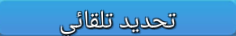
#> input picture templates/_arena_auto/arena_auto_1.png, 236 x 36 px, found by its file name
$ python bot.py
#> lines starting #> are read from the running program, lines starting #| are printed output that depends on the picture
#> (the call stopped at in _adb, `r = subprocess.run(cmd, capture_output=True, timeout=timeout)`: subprocess is not available in this run)
### lords-bot/vision.py
import os

import cv2
import numpy as np

import config


def to_gray(img):
    return cv2.cvtColor(img, cv2.COLOR_BGR2GRAY)


# [7 lines left out: function frame_diff, not called in this run]


def load_templates(root=None):
    """يعيد (buildings, ui): كل منهما dict اسم -> قائمة صور رمادية."""
    root = root or config.TEMPLATES_DIR
    buildings, ui = {}, {}
    if not os.path.isdir(root):
        return buildings, ui
    for name in sorted(os.listdir(root)):
        folder = os.path.join(root, name)
        if not os.path.isdir(folder):
            continue
        imgs = []
        for f in sorted(os.listdir(folder)):
            if f.lower().endswith((".png", ".jpg", ".jpeg")):
                im = cv2.imread(os.path.join(folder, f), cv2.IMREAD_GRAYSCALE)
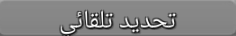
#> im: shape (36, 236); min 12, max 255, mean 130.2
                if im is not None:
                    imgs.append(im)
        if imgs:
            (ui if name.startswith("_") else buildings)[name] = imgs
    return buildings, ui


# [85 lines left out: functions _iou, _ignored, match_one, detect_buildings, find_ui, annotate, not called in this run]

### lords-bot/device.py
import re
import subprocess
import time

import cv2
import numpy as np

import config

# ثوابت evdev (أرقام عشرية لأن sendevent يقبلها)
EV_SYN, EV_KEY, EV_ABS = 0, 1, 3
BTN_TOUCH = 330
ABS_MT_SLOT = 47
ABS_MT_TOUCH_MAJOR = 48
ABS_MT_POSITION_X = 53
ABS_MT_POSITION_Y = 54
ABS_MT_TRACKING_ID = 57
ABS_MT_PRESSURE = 58


class Device:
    def __init__(self, serial=None):
        self.serial = serial or config.SERIAL
        self._u2 = None
        self._touch = None

    # ---------- ADB ----------
    def _adb(self, *args, binary=False, timeout=30):
        cmd = ["adb"] + (["-s", self.serial] if self.serial else []) + list(args)
        r = subprocess.run(cmd, capture_output=True, timeout=timeout)
        if r.returncode != 0:
            raise RuntimeError(f"adb failed: {' '.join(cmd[:6])}...\n{r.stderr.decode(errors='ignore')}")
        return r.stdout if binary else r.stdout.decode(errors="ignore")

    # [6 lines left out: function screenshot, not called in this run]

    def size(self):
        out = self._adb("shell", "wm", "size")
        m = re.findall(r"(\d+)x(\d+)", out)
        w, h = map(int, m[-1])
        return w, h

    def tap(self, x, y):
        self._adb("shell", "input", "tap", str(int(x)), str(int(y)))

    def launch(self, package=None):
        pkg = package or config.PACKAGE
        self._adb("shell", "monkey", "-p", pkg, "-c", "android.intent.category.LAUNCHER", "1")

    def is_foreground(self, package=None):
        pkg = package or config.PACKAGE
        out = self._adb("shell", "dumpsys", "window")
        for line in out.splitlines():
            if "mCurrentFocus" in line:
                return pkg in line
        return False

    # ---------- القرص عبر sendevent (يعمل على Termux/الجهاز مباشرة بدون وكيل) ----------
    # [74 lines left out: functions _touch_info, _pinch_script, not called in this run]

    def _pinch_sendevent(self):
        self._adb("shell", self._pinch_script(), timeout=90)

    # ---------- القرص عبر uiautomator2 (للحاسوب) ----------
    # [31 lines left out: functions u2, _pinch_u2, pinch_in, not called in this run]

    def wait(self, seconds):
        time.sleep(seconds)

### lords-bot/bot.py
"""بوت لوردس موبايل: عند كل دخول جديد -> يغلق النوافذ -> يصغّر القلعة للحد الأقصى -> يحدد المباني.

التشغيل:
    python bot.py            # تشغيل واحد (يفتح اللعبة إن لم تكن مفتوحة)
    python bot.py --watch    # مراقبة: يعيد العملية تلقائياً عند كل دخول جديد للعبة
    python bot.py --no-launch  # لا يفتح اللعبة، يفترض أنها مفتوحة
"""
import argparse
import json
import os
import time
from datetime import datetime

import cv2

import config
from device import Device
from vision import annotate, detect_buildings, find_ui, frame_diff, load_templates


def log(msg):
    print(f"[{datetime.now():%H:%M:%S}] {msg}", flush=True)


# [32 lines left out: functions close_popups, zoom_out_max, not called in this run]


def run_once(dev, launch=True):
    buildings_tpl, ui_tpl = load_templates()
    if not buildings_tpl:
        log(f"تنبيه: لا توجد قوالب في {config.TEMPLATES_DIR}/ - شغّل capture_templates.py أولاً")

    if launch and not dev.is_foreground():
        log("فتح اللعبة...")
        dev.launch()
    log(f"انتظار التحميل {config.LOAD_WAIT}ث")
    dev.wait(config.LOAD_WAIT)

    close_popups(dev, ui_tpl)
    img = zoom_out_max(dev)

    found = detect_buildings(img, buildings_tpl)
    names = set(b["name"] for b in found)
    missing = sorted(set(buildings_tpl) - names)

    h, w = img.shape[:2]
    result = {
        "timestamp": datetime.now().isoformat(timespec="seconds"),
        "resolution": [w, h],
        "buildings": found,
        "missing": missing,
    }

    stamp = datetime.now().strftime("%Y%m%d_%H%M%S")
    os.makedirs(config.OUTPUT_DIR, exist_ok=True)
    with open(os.path.join(config.OUTPUT_DIR, f"{stamp}.json"), "w", encoding="utf-8") as f:
        json.dump(result, f, ensure_ascii=False, indent=2)
    with open(os.path.join(config.OUTPUT_DIR, "latest.json"), "w", encoding="utf-8") as f:
        json.dump(result, f, ensure_ascii=False, indent=2)
    cv2.imwrite(os.path.join(config.OUTPUT_DIR, f"{stamp}.png"), annotate(img, found))

    log(f"تم تحديد {len(found)} مبنى؛ غير موجود: {missing or 'لا شيء'}")
    return result


# [15 lines left out: function watch, not called in this run]


def main():
    ap = argparse.ArgumentParser()
    ap.add_argument("--watch", action="store_true")
    ap.add_argument("--no-launch", action="store_true")
    ap.add_argument("--serial")
    args = ap.parse_args()

    dev = Device(args.serial)
    log(f"الشاشة: {dev.size()}")
    try:
        if args.watch:
            watch(dev)
        else:
            run_once(dev, launch=not args.no_launch)
#> (the call stopped at in _adb, `r = subprocess.run(cmd, capture_output=True, timeout=timeout)`: subprocess is not available in this run)
    except KeyboardInterrupt:
        log("تم الإيقاف")


if __name__ == "__main__":
    main()
